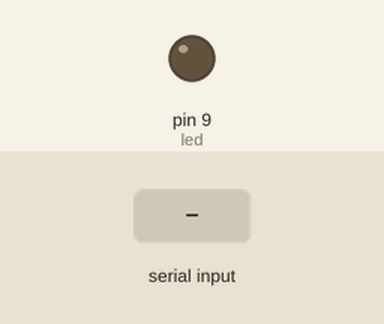
This sketch was run on a simulated Arduino Uno, built with avr-gcc and run on an emulated ATmega328P. Parts: output pins drawn as LEDs (lit = HIGH). The inputs (shaded band) are chosen by the test bench.

Above: at 1.2 s.
1.3 s: "1" received over the second serial link
At 2.1 s:
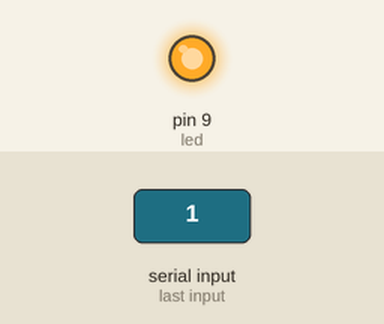
2.8 s: "2" received over the second serial link
At 3.2 s:
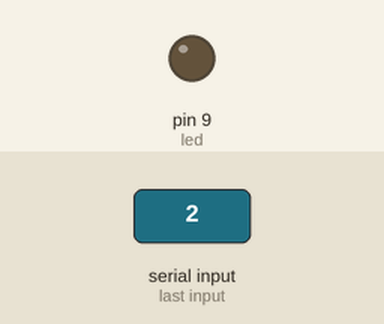
Timing chart, 0 to 5.8 s (numbered marks = the images above; inputs shaded):
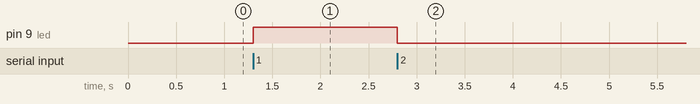

Measured:
- after the input at 1.3 s, pin 9 (led): LOW → HIGH at once
- after the input at 2.8 s, pin 9 (led): HIGH → LOW at once

The sketch:

sketch_may26c.ino
```cpp
#include <SoftwareSerial.h>
SoftwareSerial BTSerial(2, 3);
int led = 9;
String my_text="";

void setup() {
  Serial.begin(9600);
  BTSerial.begin(9600);
  pinMode(led, OUTPUT);
}

void loop() {
  if(BTSerial.available()){
    char cmd = (char)BTSerial.read();
    if(cmd == '1'){
      digitalWrite(led, HIGH);
    } else if(cmd == '2'){
      digitalWrite(led, LOW);
    }
  }

  if(Serial.available()) BTSerial.write(Serial.read());

}
```
